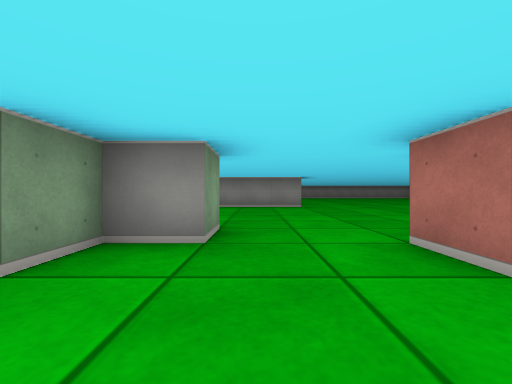
view 1 (above)

16 first-person views from a walk through a cub3D maze. The camera is about half as high as the walls, looks level and sees 90° across. The floor is counted in squares. Each view is taken from the middle of a square. On the plan, view 1 faces up. The plan holds only what a view shows up to about 9 squares ahead; the rest is blank.

view 2
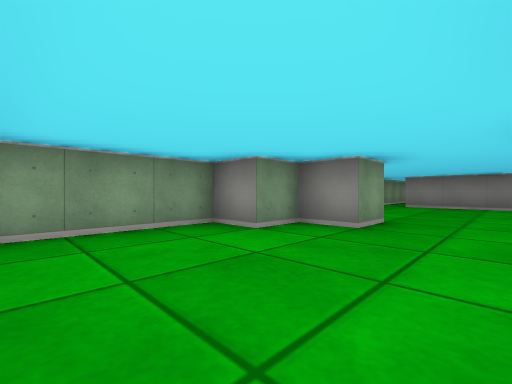

view 3
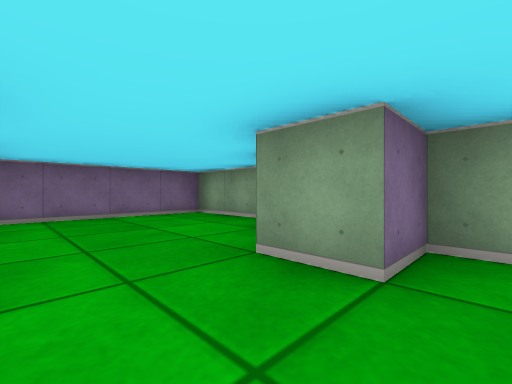

view 4
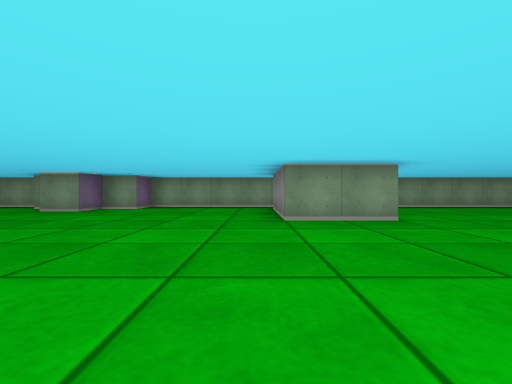

view 5
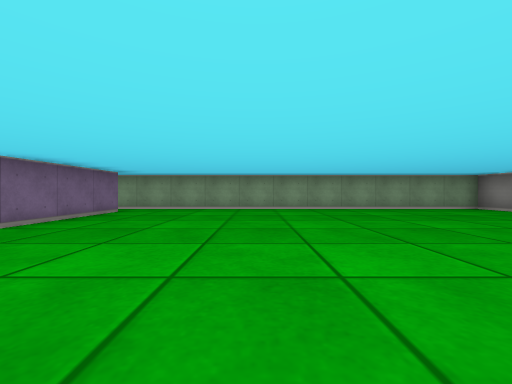

view 6
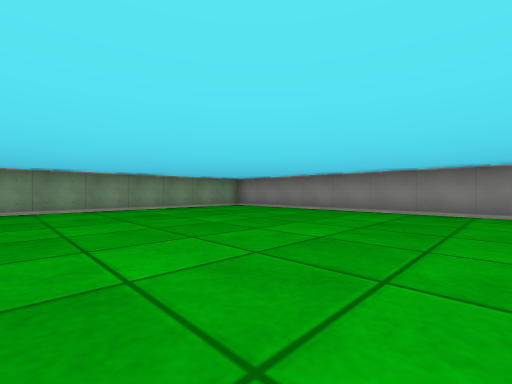

view 7
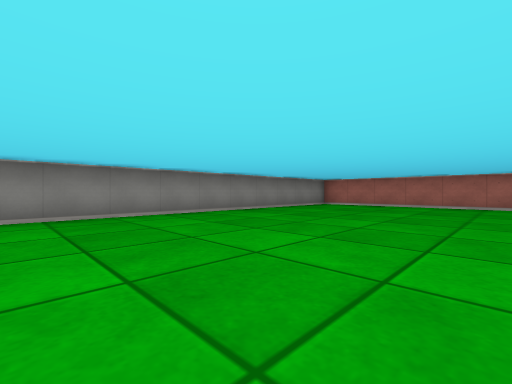

view 8
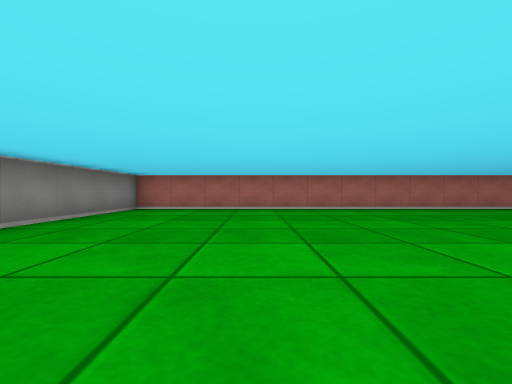

view 9
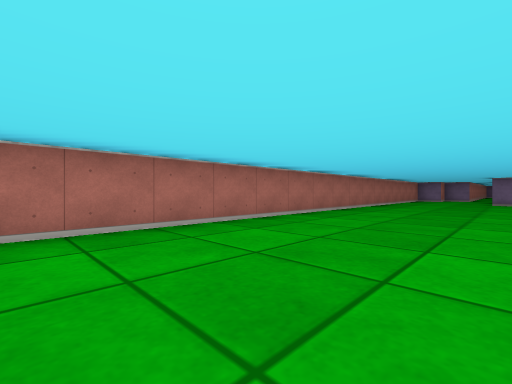

view 10
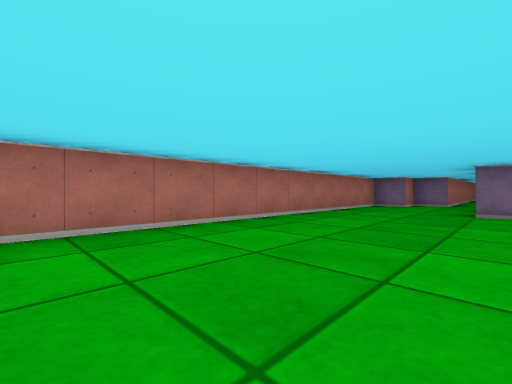

view 11
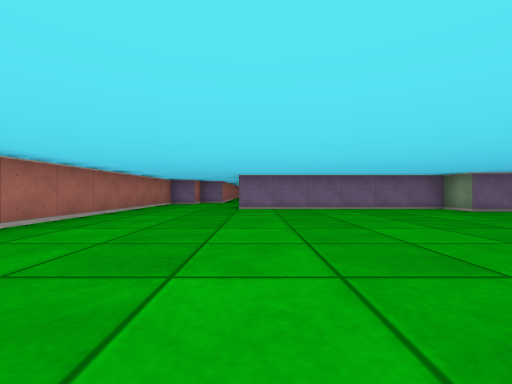

view 12
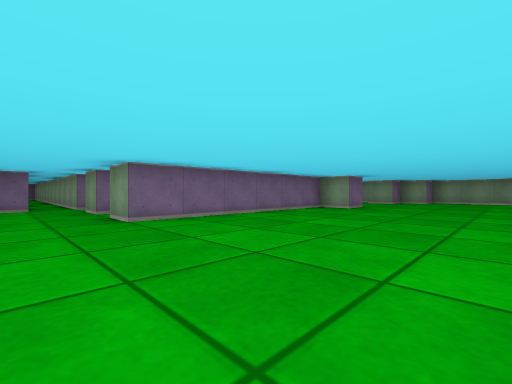

view 13
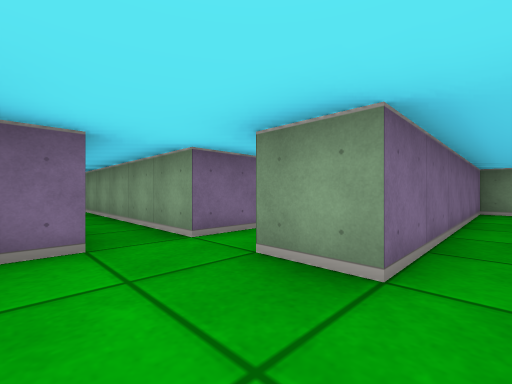

view 14
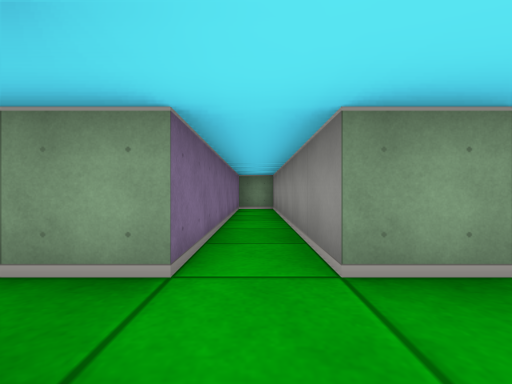

view 15
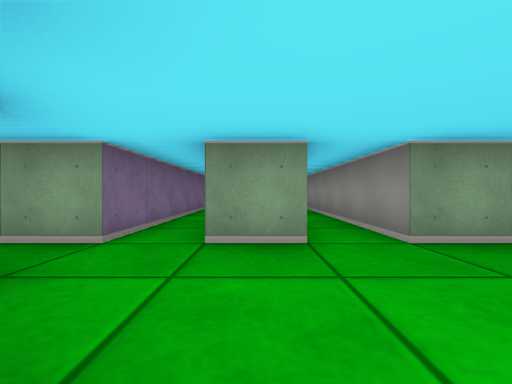

view 16
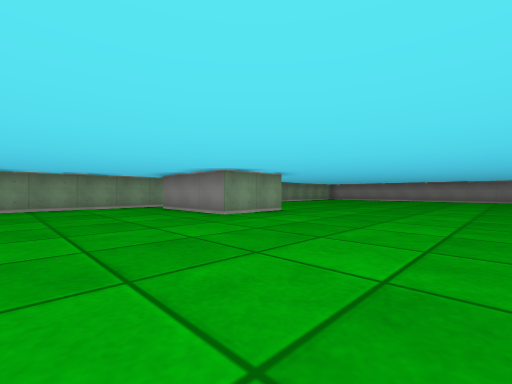

### Floor plan
Ten units are one square. View 1 is at (0, 0); x grows to the right and y downward. Boxes are objects, and circles mark ways between rooms. Rooms are numbered by the first view taken in them; rooms with no view inside come last. Other rooms are left out.
<svg viewBox="-30 -210 160 280">
<path fill="none" stroke="#000" d="M-5 -25 -15 -25 -15 -15 -25 -15 -25 15 10 15M25 -35 35 -35 35 -25 95 -25 95 -15 46 -15M-15 -105 15 -105 15 -85 -15 -85M35 -10 35 -5 95 -5 95 5 35 5 35 15M15 -15 15 -25M38 15 95 15 95 65M125 2 125 -205 -25 -205 -25 -45 -15 -45 -15 -35 -5 -35 -5 -25M105 22 105 15 115 15 115 5 122 5"/>
<circle cx="5" cy="-25" r="3" fill="#2a7"/>
<text x="0" y="0">1</text>
<text x="60" y="-100">2</text>
</svg>
Room 1 opens to room 2.

Where each view was taken, in squares from view 1:
view 1: 0 up, 0 right, facing up
view 2: 1 down, 1 right, facing up-left
view 3: 4 up, 1 right, facing down-left
view 4: 8 up, 6 right, facing left
view 5: 14 up, 5 right, facing left
view 6: 14 up, 5 right, facing up-left
view 7: 15 up, 3 right, facing up-right
view 8: 17 up, 5 right, facing right
view 9: 15 up, 9 right, facing down-right
view 10: 9 up, 9 right, facing down-right
view 11: 10 up, 9 right, facing down
view 12: 7 up, 11 right, facing down-left
view 13: 1 up, 11 right, facing down-left
view 14: 1 down, 11 right, facing left
view 15: 0 up, 12 right, facing left
view 16: 5 up, 6 right, facing up-left
